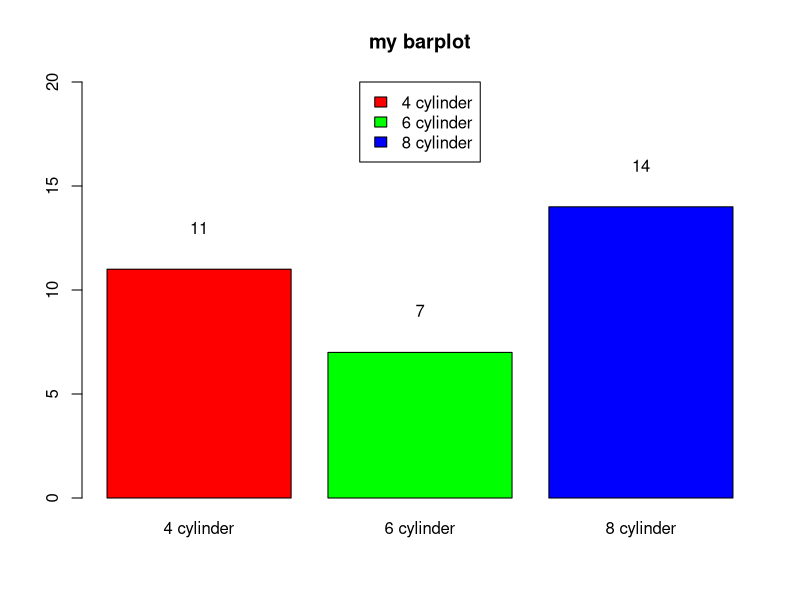
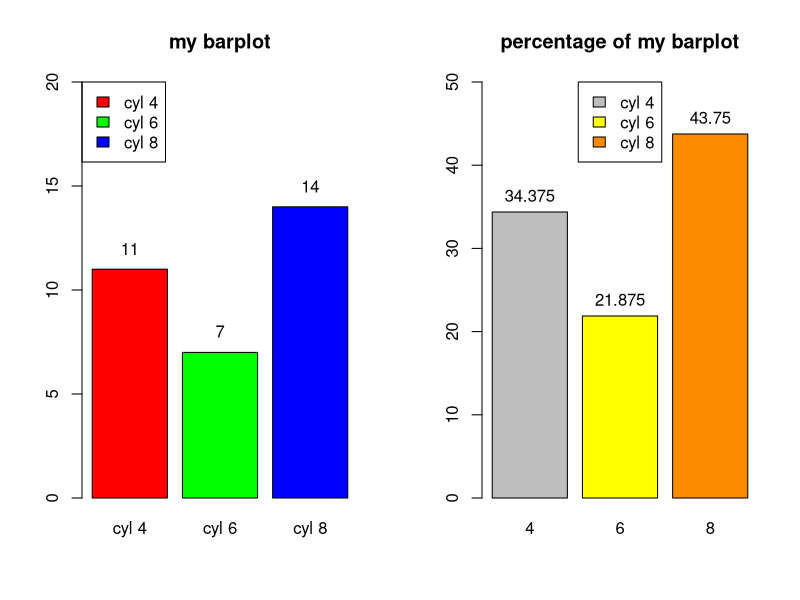
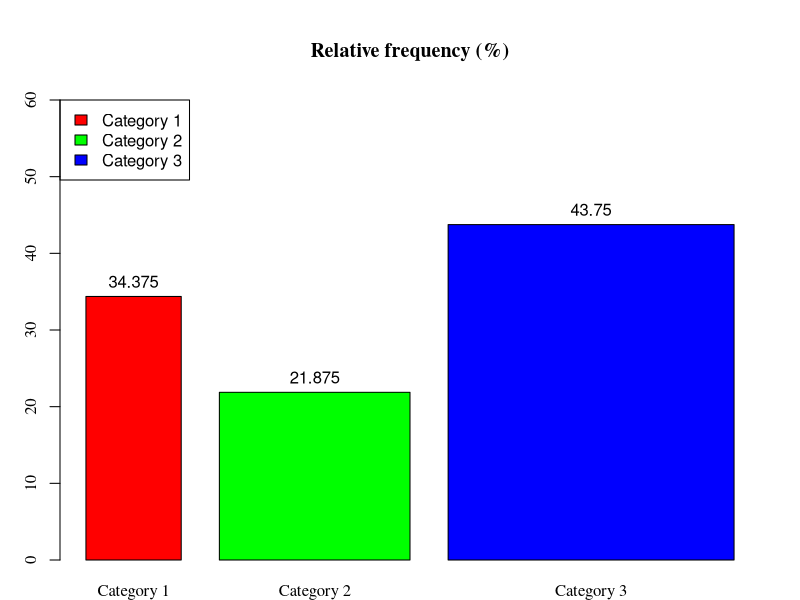

Write the R code that produced these figures, in order.
## ---- chunk 1
knitr::opts_chunk$set(echo = TRUE)
## ---- chunk 2
data(mtcars)
colnames(mtcars)
dim(mtcars)
attach(mtcars)
detach(mtcars)
## ---- chunk 3
# we ca convert quantitative data into qualitative like age between age 1 (o-10),age2(11-20),age3(21-30)
# another example of income is <10000(low),10000-50000(average),>50000(high)
## ---- chunk 4
attach(mtcars)
cyl
cyl_cat<-table(cyl)
cyl_cat
my_barplot<-barplot(cyl_cat,main="my barplot",
                    names.arg = c("4 cylinder","6 cylinder","8 cylinder"),
                    col = c("red","green","blue"),
                    ylim=c(0,20),legend.text = c("4 cylinder","6 cylinder","8 cylinder"),
                    args.legend = list(x="top"))
text(my_barplot,cyl_cat+2,labels=cyl_cat) # (if we want o print frequency on the                                              bars of plot we just                                                             add,subtract,divide the frequency                                                on cyl_cat).

## ---- chunk 5
par(mfrow=c(1,2))#for limit the graphs in the page
my_barplot<-barplot(cyl_cat,main="my barplot",beside=TRUE,col = c("red","green","blue"),
                    ylim = c(0,20),names.arg = c("cyl 4","cyl 6","cyl 8"),
                    legend.text = c("cyl 4","cyl 6","cyl 8"),
                    args.legend = list(x="topleft")
                    )
text(my_barplot,cyl_cat+1,labels = cyl_cat)

prop_table<-prop.table(cyl_cat)*100
prop_table

my_barplot<-barplot(prop_table,main="percentage of my barplot",
                    col = c("grey","yellow","darkorange"),ylim = c(0,50),
                    legend.text = c("cyl 4","cyl 6","cyl 8"),
                    args.legend = list(x="top"))
text(my_barplot,prop_table+2,labels = prop_table)
factor(mtcars$cyl)
par(mfrow=c(1,1))
## ---- chunk 6
my_table<-prop.table(table(cyl))*100
par(mar=c(2,3,5,2))
p.table<-barplot(prop.table(cyl_cat)*100,
                 main = "Relative frequency (%)",
                 width = c(0.2,0.4,0.6),space = 0.2,
                 col = rainbow(3),ylim=c(0,60),border = "black",
                 xlab="no. of cylinder",ylab="Frequency",family="serif",
                 names.arg = c("Category 1","Category 2","Category 3"),
                 legend.text = c("Category 1","Category 2","Category 3"),
                 args.legend = list(x="topleft")  )
text(p.table,my_table+2,labels=my_table)
